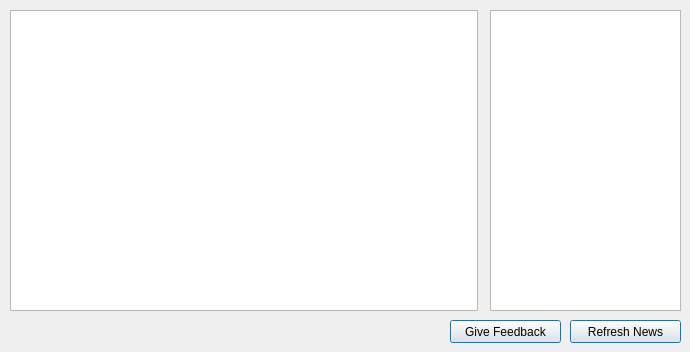
    <widget class="QWidget" name="tab">
     <attribute name="title">
      <string> NEWS </string>
     </attribute>
     <widget class="QTextEdit" name="NewstextEdit">
      <property name="geometry">
       <rect>
        <x>10</x>
        <y>10</y>
        <width>468</width>
        <height>301</height>
       </rect>
      </property>
      <property name="lineWrapMode">
       <enum>QTextEdit::WidgetWidth</enum>
      </property>
      <property name="readOnly">
       <bool>true</bool>
      </property>
      <property name="html">
       <string>&lt;!DOCTYPE HTML PUBLIC &quot;-//W3C//DTD HTML 4.0//EN&quot; &quot;http://www.w3.org/TR/REC-html40/strict.dtd&quot;&gt;
&lt;html&gt;&lt;head&gt;&lt;meta name=&quot;qrichtext&quot; content=&quot;1&quot; /&gt;&lt;style type=&quot;text/css&quot;&gt;
p, li { white-space: pre-wrap; }
&lt;/style&gt;&lt;/head&gt;&lt;body style=&quot; font-family:'MS Shell Dlg 2'; font-size:8.25pt; font-weight:400; font-style:normal;&quot;&gt;
&lt;p style=&quot;-qt-paragraph-type:empty; margin-top:0px; margin-bottom:0px; margin-left:0px; margin-right:0px; -qt-block-indent:0; text-indent:0px; font-family:'Verdana,Geneva,sans-serif'; font-size:8pt;&quot;&gt;&lt;br /&gt;&lt;/p&gt;&lt;/body&gt;&lt;/html&gt;</string>
      </property>
     </widget>
     <widget class="QListWidget" name="NewslistWidget">
      <property name="geometry">
       <rect>
        <x>490</x>
        <y>10</y>
        <width>191</width>
        <height>301</height>
       </rect>
      </property>
     </widget>
     <widget class="QPushButton" name="BTN_RefreshNews">
      <property name="enabled">
       <bool>true</bool>
      </property>
      <property name="geometry">
       <rect>
        <x>570</x>
        <y>320</y>
        <width>111</width>
        <height>23</height>
       </rect>
      </property>
      <property name="toolTip">
       <string>Save Changes</string>
      </property>
      <property name="statusTip">
       <string>Click this button to update any changes you have made to the config</string>
      </property>
      <property name="text">
       <string>Refresh News</string>
      </property>
      <property name="autoDefault">
       <bool>true</bool>
      </property>
      <property name="default">
       <bool>true</bool>
      </property>
     </widget>
     <widget class="QPushButton" name="btn_feedback">
      <property name="enabled">
       <bool>true</bool>
      </property>
      <property name="geometry">
       <rect>
        <x>450</x>
        <y>320</y>
        <width>111</width>
        <height>23</height>
       </rect>
      </property>
      <property name="toolTip">
       <string>Save Changes</string>
      </property>
      <property name="statusTip">
       <string>Click this button to update any changes you have made to the config</string>
      </property>
      <property name="text">
       <string>Give Feedback</string>
      </property>
      <property name="autoDefault">
       <bool>true</bool>
      </property>
      <property name="default">
       <bool>true</bool>
      </property>
     </widget>
    </widget>
